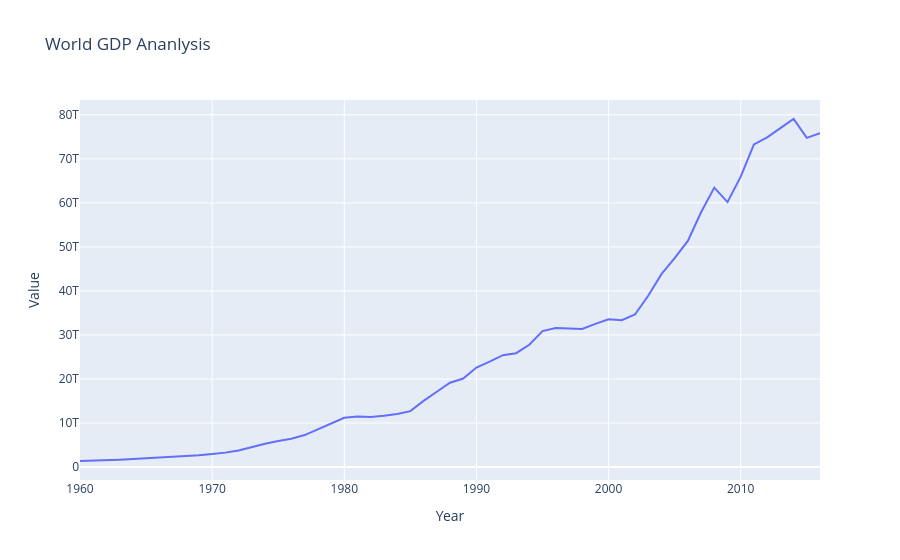

The code cell stored with this chart in its notebook:
### Code cell
fig1 = px.line(data_frame=df[df['Country Name']=='World'] , x='Year' , y='Value' , title='World GDP Ananlysis')
fig1
